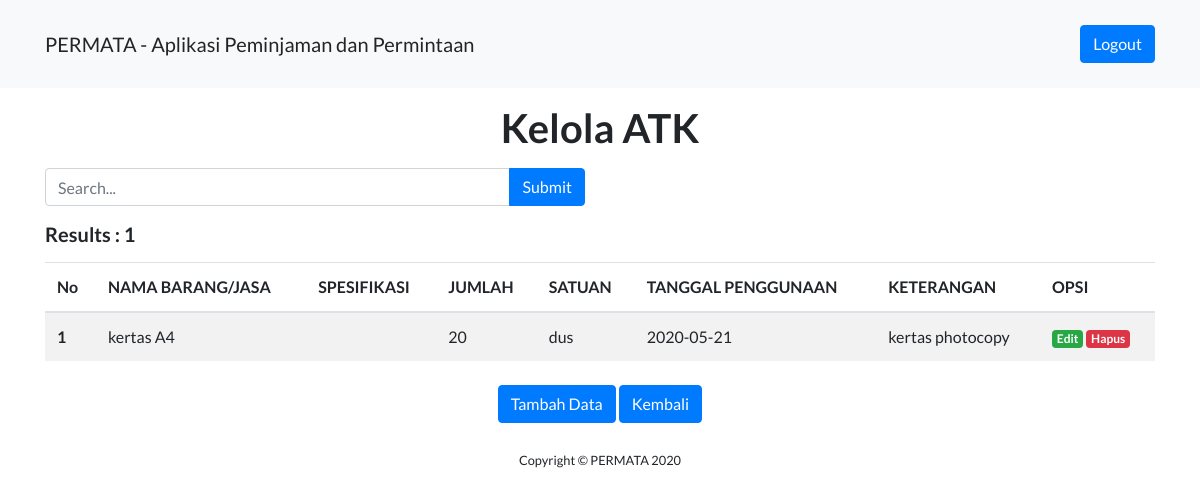
/kpbpjs/index.php/admin/kelola_atk, run on the app's committed database.
### tables this page shows
CREATE TABLE `atk` (
  `no_atk` int(50) NOT NULL,
  `nama_barang` varchar(100) NOT NULL,
  `spesifikasi` varchar(100) NOT NULL,
  `jumlah` int(50) NOT NULL,
  `satuan` varchar(50) NOT NULL,
  `tanggal_penggunaan` date NOT NULL,
  `keterangan` varchar(100) NOT NULL
);

### kpbpjs/application/controllers/Admin.php (called while the page is built, shortened)
<?php
class Admin extends CI_Controller
{
	public function kelola_atk()
	{
		$data['title'] = 'Kelola ATK';
		$this->load->model('Permintaan_m', 'atk');
		$this->load->library('pagination');
		$config['base_url'] = 'http://localhost/kpbpjs/index.php/admin/kelola_atk/kelola_atk';
		$config['full_tag_open'] = '<nav> <ul class="pagination justify-content-center">';
		$config['full_tag_close'] = ' </ul> </nav>';
		$config['first_link'] = 'First';
		$config['first_tag_open']  = '<li class="page-item">';
		$config['first_tag_close']  = '</li>';
		$config['last_link'] = 'Last';
		$config['last_tag_open']  = '<li class="page-item">';
		$config['last_tag_close']  = '</li>';
		$config['next_link'] = '&raquo';
		$config['next_tag_open']  = '<li class="page-item">';
		$config['next_tag_close']  = '</li>';
		if($this->input->post('submit'))
		{
			$data['keyword'] = $this->input->post('keyword');
			$this->session->set_userdata('keyword', $data['keyword']);
		}
		else
		{
			$data['keyword'] = $this->session->userdata('keyword');
		}
		$this->db->like('nama_barang',$data['keyword']);
		$this->db->or_like('tanggal_penggunaan',$data['keyword']);
		$this->db->from('atk');
		$config['total_rows'] = $this->db->count_all_results();
		$data['total_rows'] = $config['total_rows'];
		$config['per_page'] = 5;
		$data['start'] = $this->uri->segment(4);
		$data['atk'] = $this->atk->getAtk($config['per_page'],$data['start'], $data['keyword']);
		$this->load->view('templates/header', $data);
		$this->load->view('templates/navbar', $data);
		$this->load->view('admin/kelola_atk', $data);
		$this->load->view('templates/footer');
	}
}

### kpbpjs/index.php (called while the page is built, shortened)
<?php
require_once BASEPATH.'core/CodeIgniter.php';

### kpbpjs/application/config/config.php (called while the page is built, shortened)
<?php
$config['base_url'] = 'http://localhost/kpbpjs/';
$config['index_page'] = '';
$config['uri_protocol']	= 'REQUEST_URI';
$config['url_suffix'] = '';
$config['language']	= 'english';
$config['charset'] = 'UTF-8';
$config['enable_hooks'] = FALSE;
$config['subclass_prefix'] = 'MY_';
$config['composer_autoload'] = FALSE;
$config['permitted_uri_chars'] = 'a-z 0-9~%.:_\-';
$config['enable_query_strings'] = FALSE;
$config['controller_trigger'] = 'c';
$config['function_trigger'] = 'm';
$config['directory_trigger'] = 'd';
$config['allow_get_array'] = TRUE;
$config['log_threshold'] = 0;
$config['log_path'] = '';
$config['log_file_extension'] = '';
$config['log_file_permissions'] = 0644;
$config['log_date_format'] = 'Y-m-d H:i:s';
$config['error_views_path'] = '';
$config['cache_path'] = '';
$config['cache_query_string'] = FALSE;
$config['encryption_key'] = '';
$config['sess_driver'] = 'files';
$config['sess_cookie_name'] = 'ci_session';
$config['sess_expiration'] = 7200;
$config['sess_save_path'] = NULL;
$config['sess_match_ip'] = FALSE;
$config['sess_time_to_update'] = 300;
$config['sess_regenerate_destroy'] = FALSE;
$config['cookie_prefix']	= '';
$config['cookie_domain']	= '';
$config['cookie_path']		= '/';
$config['cookie_secure']	= FALSE;
$config['cookie_httponly'] 	= FALSE;
$config['standardize_newlines'] = FALSE;
$config['global_xss_filtering'] = FALSE;
$config['csrf_protection'] = FALSE;
$config['csrf_token_name'] = 'csrf_test_name';
$config['csrf_cookie_name'] = 'csrf_cookie_name';
$config['csrf_expire'] = 7200;
$config['csrf_regenerate'] = TRUE;
$config['csrf_exclude_uris'] = array();
$config['compress_output'] = FALSE;
$config['time_reference'] = 'local';
$config['rewrite_short_tags'] = FALSE;
$config['proxy_ips'] = '';

### kpbpjs/application/models/Permintaan_m.php (called while the page is built, shortened)
<?php
class Permintaan_m extends CI_Model
{
	public function getAtk($limit, $start, $keyword = null)
	{
		return $this->db->get('atk', $limit, $start)->result_array();
	}
}
?>

### kpbpjs/application/views/admin/kelola_atk.php (the view, shortened to what this page needs)
<div class="container-fluid">
  	<div class="container">
    <div class="mt-3" align="center"><h1>Kelola ATK</h1></div>
    <div class="row mt-3">
      <div class="col-md-6">
        <form action="<?= base_url('index.php/admin/kelola_atk')?>" method="post">
          <div class="input-group mb-3">
            <input type="text" class="form-control" placeholder="Search..." name="keyword" autocomplete="off" autofocus>
            <div class="input-group-append">
              <input class="btn btn-primary" type="submit" name="submit">
            </div>
          </div>
        </form>
      </div>
    </div>
      <h5>Results : <?= $total_rows ?></h5>
    	<table class="table table-striped mt-3">
       		<thead>
       			<tr>
       				<th>No</th>
       				<th>NAMA BARANG/JASA</th>
       				<th>SPESIFIKASI</th>
       				<th>JUMLAH</th>
       				<th>SATUAN</th>
       				<th>TANGGAL PENGGUNAAN</th>
       				<th>KETERANGAN</th>
       				<th>OPSI</th>
       			</tr>
        	</thead>
        	<tbody>
        		<?php foreach ($atk as $atk) : ?>
        		<tr>
       				<th> <?= ++$start; ?></th>
	        		<td> <?= $atk ['nama_barang']; ?> </td>
	        		<td> <?= $atk ['spesifikasi']; ?> </td>
	        		<td> <?= $atk ['jumlah']; ?> </td>
	        		<td> <?= $atk ['satuan']; ?> </td>
	        		<td> <?= $atk ['tanggal_penggunaan']; ?> </td>
	        		<td> <?= $atk ['keterangan']; ?> </td>
	        		<td>
		        		<a href="<?= base_url('index.php/admin/edit_atk/');?><?= $atk['no_atk'];?>" class="badge badge-success">Edit</a>
		        		<a href="<?= base_url('index.php/admin/hapus_atk/');?><?= $atk['no_atk'];?>" class="badge badge-danger" onclick="return confirm('Yakin ingin menghapus data?');">Hapus</a>
	        		</td>
        		</tr>
        	<?php endforeach; ?>
        	</tbody>
       	</table>
         <div class="mt-4" align="center">
        <?php echo anchor('index.php/admin/tambah_atk', '<div class="btn btn-primary">
            Tambah Data
          </div>') ?>
          <?php echo anchor('index.php/admin/permintaan_admin', '<div class="btn btn-primary">
            Kembali
          </div>') ?>
        </div>
</div>

### data on the page
atk: nama_barang "kertas A4", jumlah "20", satuan "dus", tanggal_penggunaan "2020-05-21", keterangan "kertas photocopy"

### other printed values
$total_rows "1"
